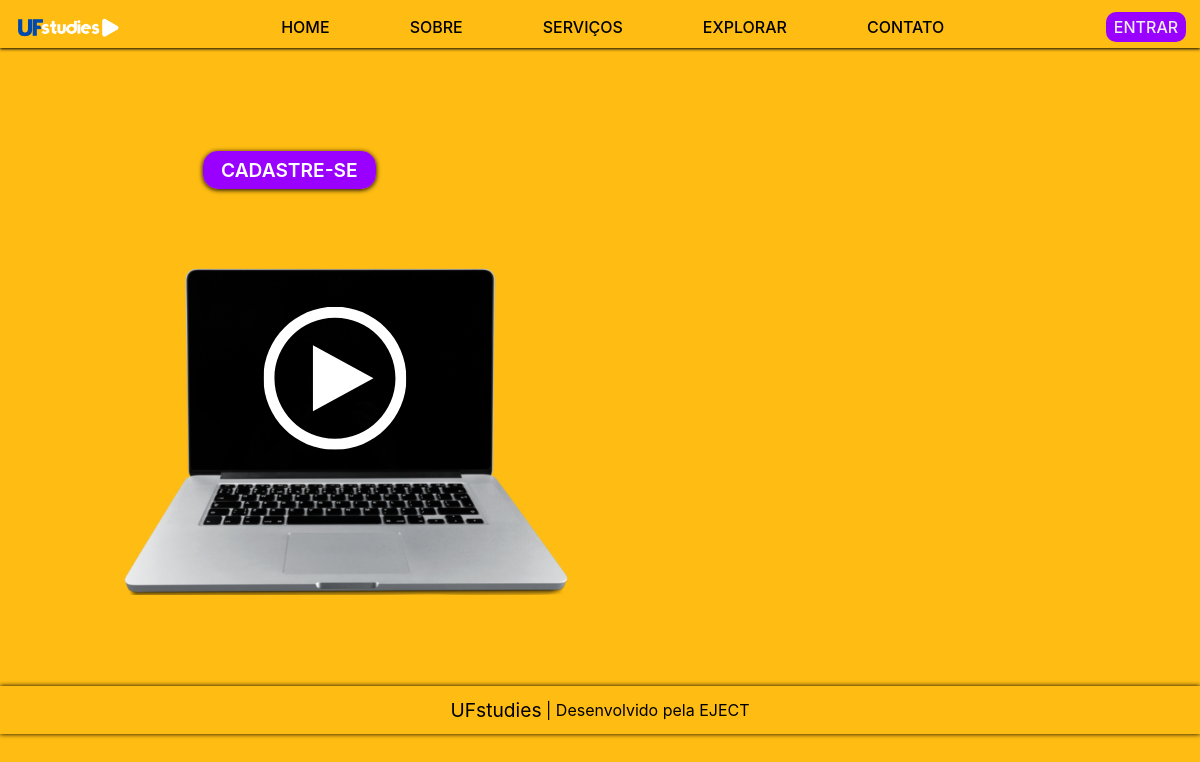
Before: / with the older database file.
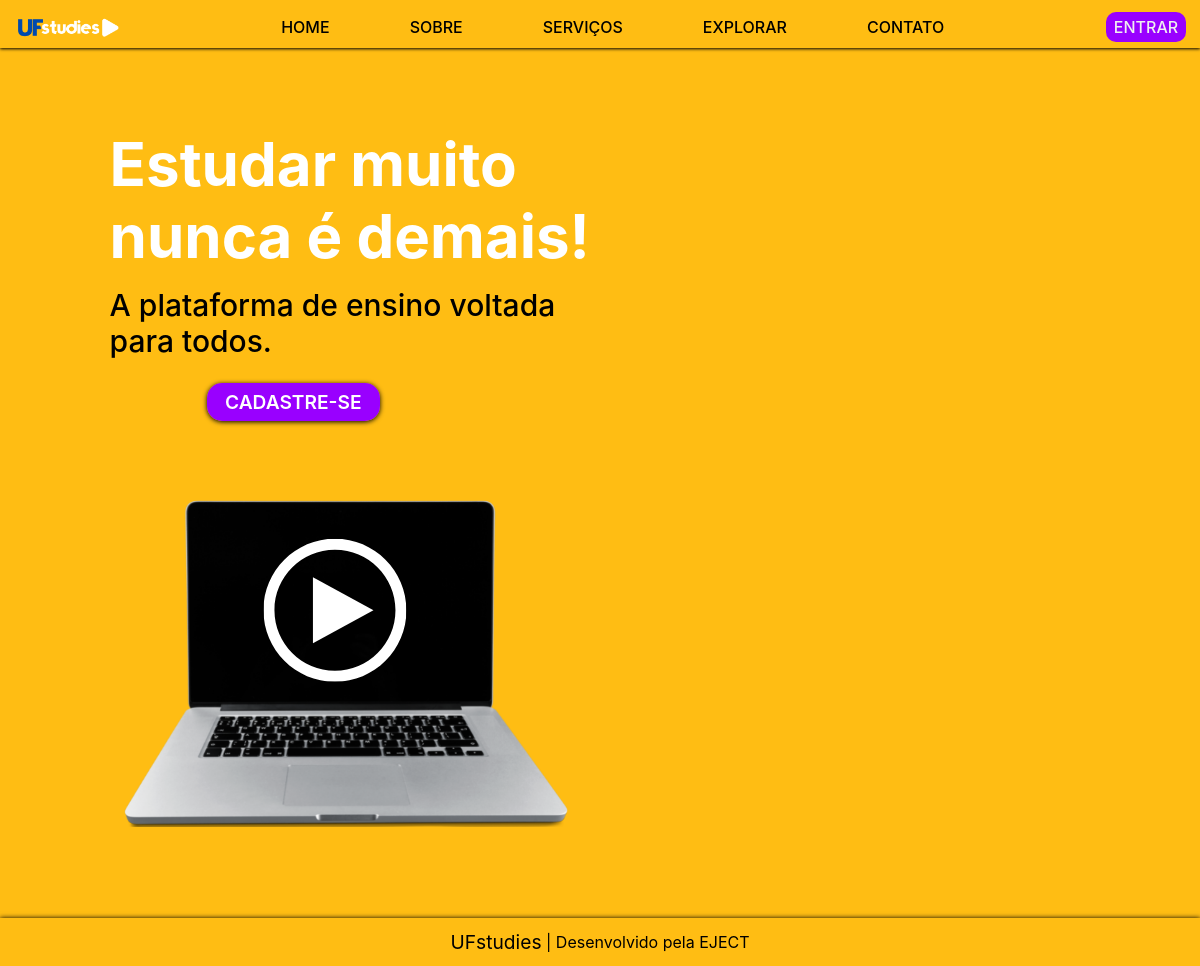
After: the same page with the newer database file.
### apps/uf/models.py (models this page shows)
class Home(models.Model):
    titulo=models.CharField('Título', max_length=30)
    subtitulo=models.CharField('Subtítulo', max_length=50)
    imagem=models.ImageField('Imagem', upload_to='imagemhome/', null=True, blank=True)

### apps/uf/views.py (the view)
# urls.py: path('', views.index, name='index'),
def index(request):
    context_home={
        'home':Home.objects.last(),
    }
    return render(request, 'index.html', context_home)

### core/templates/index.html (shortened to what this page needs)
{% load static %}
<!DOCTYPE html>
<html lang="pt-BR">
<head>
    <link rel="stylesheet" href="{% static 'base.css' %}">
    <link rel="stylesheet" href="{% static 'main.css' %}">
</head>
<body id="homebg">
    <header id="navbar">
        <nav>
            <img src="{% static 'imagens/UF.png' %}" alt="Logo do site" id="logo">
            <ul class="lista">
                <li><a href="{% url 'index' %}">HOME</a></li>
                <li><a href="{% url 'sobre' %}">SOBRE</a></li>
                <li><a href="{% url 'servicos' %}">SERVIÇOS</a></li>
                <li><a href="{% url 'explorar' %}">EXPLORAR</a></li>
                <li><a href="{% url 'contato' %}">CONTATO</a></li>
            </ul>
                <a href="{% url 'notfound' %}"id="entrar"> ENTRAR </a>
        </nav>
    </header>
    <main>
    <div class="flut">
        <div id="bordao">
            <p class="pos">{{ home.titulo }}</p>
        </div>
        <div>
            <p id="frase">{{ home.subtitulo }}</p>
        </div>
        <div id="botcad">
            <a href="{% url 'notfound' %}" id="cadastro">CADASTRE-SE</a>
        </div>
    </div>
    <div>
    {% if home.imagem  %}
        <img src="{{ home.imagem.url }}" alt="computador" id="comp" >
    {% else %}
        <img src="{% static 'imagens/pc.png' %}" alt="computador" id="comp" >
    {% endif %}
    </div>
    </main>
    <footer>
        <p class="txtmaior">UFstudies </p>&nbsp
        <p>| Desenvolvido pela EJECT</p>
    </footer>
</body>
</html>

Changed rows visible on the page:
added Home: titulo "Estudar muito nunca é demais!", subtitulo "A plataforma de ensino voltada para todos."
